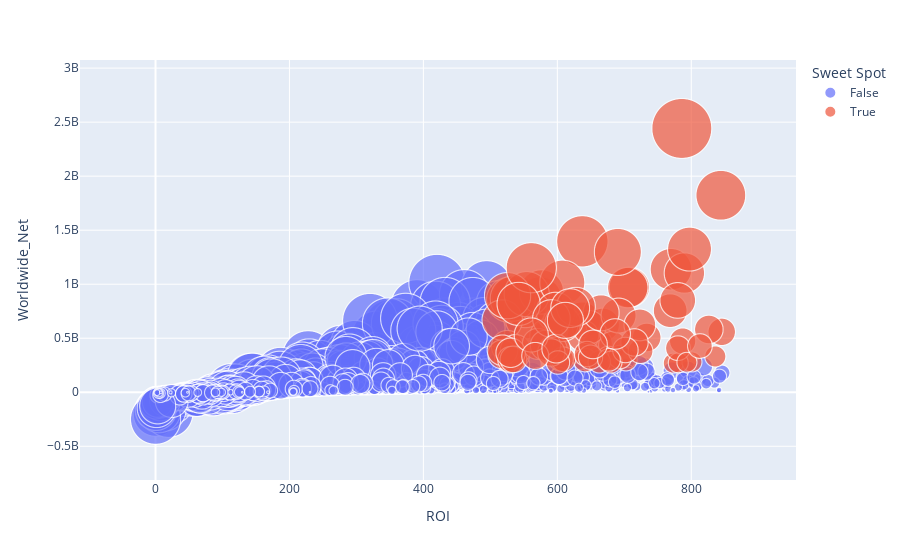

The cell this chart's notebook holds for it:
### Code cell
fig = px.scatter(data_frame=df_roi_fixed, x="ROI", y="Worldwide_Net", size="Budget", color="Sweet Spot",
           hover_name="Title", size_max=60)
fig.show();

### Figure 1 — Plotly figure (JSON) as saved in the notebook; plotly's stock layout.template omitted (floating-point values rounded to 4 significant figures; data arrays with more than 128 entries replaced by an {"elided": "..."} marker saying what was removed)
{"data": [{"hovertemplate": "<b>%{hovertext}</b><br><br>Sweet Spot=False<br>ROI=%{x}<br>Worldwide_Net=%{y}<br>Budget=%{marker.size}<extra></extra>", "hovertext": {"elided": "2535 str values"}, "legendgroup": "False", "marker": {"color": "#636efa", "size": {"elided": "2535 int values"}, "sizemode": "area", "sizeref": 98890.0, "symbol": "circle"}, "mode": "markers", "name": "False", "showlegend": true, "type": "scattergl", "x": {"elided": "2535 float values"}, "xaxis": "x", "y": {"elided": "2535 int values"}, "yaxis": "y"}, {"hovertemplate": "<b>%{hovertext}</b><br><br>Sweet Spot=True<br>ROI=%{x}<br>Worldwide_Net=%{y}<br>Budget=%{marker.size}<extra></extra>", "hovertext": ["Avengers: Endgame", "The Lion King", "Spider-Man: Far from Home", "Captain Marvel", "Toy Story 4", "Aladdin", "Jumanji: The Next Level", "It Chapter Two", "The Secret Life of Pets 2", "Knives Out", "Jurassic World: Fallen Kingdom", "Deadpool 2", "Hotel Transylvania 3: Summer Vacation", "The Grinch", "Mamma Mia! Here We Go Again", "Fifty Shades Freed", "Peter Rabbit", "Beauty and the Beast", "Wonder Woman", "Logan", "Dunkirk", "The Greatest Showman", "Fifty Shades Darker", "Murder on the Orient Express", "Rogue One: A Star Wars Story", "The Jungle Book", "Sing", "The Conjuring 2", "Resident Evil: The Final Chapter", "Toy Story 3", "Inception", "Despicable Me", "Transformers: Dark of the Moon", "The Twilight Saga: Breaking Dawn - Part 1", "The Hangover Part II", "Rio", "Rise of the Planet of the Apes", "The Avengers", "Skyfall", "The Twilight Saga: Breaking Dawn - Part 2", "Les Misérables", "Taken 2", "Iron Man 3", "The Hunger Games: Catching Fire", "Gravity", "Transformers: Age of Extinction", "The Hunger Games: Mockingjay - Part 1", "The Lego Movie", "Gone Girl", "22 Jump Street", "Star Wars: Episode VII - The Force Awakens", "Furious 7", "Avengers: Age of Ultron", "The Martian", "Cinderella", "Hotel Transylvania 2", "Taken 3", "Harry Potter and the Goblet of Fire", "Star Wars: Episode III - Revenge of the Sith", "Hitch", "The Da Vinci Code", "Ice Age: The Meltdown", "Harry Potter and the Order of the Phoenix", "The Simpsons Movie", "300", "Alvin and the Chipmunks", "The Dark Knight", "Sex and the City", "Sherlock Holmes", "Alvin and the Chipmunks: The Squeakquel", "The Proposal", "What Women Want", "Meet the Parents", "Harry Potter and the Sorcerer's Stone", "Shrek", "Ocean's Eleven", "Spider-Man", "Star Wars: Episode II - Attack of the Clones", "Signs", "Ice Age", "Catch Me If You Can", "Bruce Almighty", "Shrek 2", "Harry Potter and the Prisoner of Azkaban", "The Incredibles", "Meet the Fockers"], "legendgroup": "True", "marker": {"color": "#EF553B", "size": [356000000, 260000000, 160000000, 160000000, 200000000, 183000000, 125000000, 79000000, 80000000, 40000000, 170000000, 110000000, 80000000, 75000000, 75000000, 55000000, 50000000, 160000000, 149000000, 97000000, 100000000, 84000000, 55000000, 55000000, 200000000, 175000000, 75000000, 40000000, 40000000, 200000000, 160000000, 69000000, 195000000, 110000000, 80000000, 90000000, 93000000, 220000000, 200000000, 120000000, 61000000, 45000000, 200000000, 130000000, 100000000, 210000000, 125000000, 60000000, 61000000, 50000000, 245000000, 190000000, 250000000, 108000000, 95000000, 80000000, 48000000, 150000000, 113000000, 70000000, 125000000, 80000000, 150000000, 75000000, 65000000, 60000000, 185000000, 65000000, 90000000, 75000000, 40000000, 70000000, 55000000, 125000000, 60000000, 85000000, 139000000, 115000000, 72000000, 59000000, 52000000, 81000000, 150000000, 130000000, 92000000, 80000000], "sizemode": "area", "sizeref": 98890.0, "symbol": "circle"}, "mode": "markers", "name": "True", "showlegend": true, "type": "scattergl", "x": [785.9, 637.3, 707.5, 705.2, 536.7, 574.1, 637.3, 598.9, 537.6, 773.1, 769.7, 667.8, 660.7, 682.1, 526.7, 676.3, 702.5, 789.7, 551.6, 638.2, 525.2, 517.8, 693.7, 641.4, 528.0, 552.3, 845.5, 801.0, 780.6, 533.5, 517.7, 787.1, 576.3, 647.5, 733.5, 537.6, 518.1, 690.4, 554.3, 691.5, 724.3, 835.9, 607.4, 665.4, 723.2, 525.7, 604.3, 780.1, 605.5, 662.7, 844.2, 797.4, 561.1, 583.5, 570.9, 593.5, 680.2, 597.3, 768.5, 530.8, 608.0, 826.2, 627.8, 715.2, 701.6, 608.9, 542.2, 644.3, 582.3, 590.9, 793.4, 534.4, 600.8, 779.8, 812.9, 530.3, 591.2, 561.1, 567.0, 649.6, 677.1, 598.3, 619.2, 612.0, 686.4, 653.3], "xaxis": "x", "y": [2441800564, 1396943394, 971927996, 968274794, 873394593, 867693953, 671575993, 394093228, 350051293, 269232797, 1138467944, 624546611, 448583774, 436595957, 320044706, 316985018, 301266433, 1103521126, 672847012, 522021436, 425245546, 350993183, 326545846, 297789811, 856057273, 791550600, 559151679, 280392818, 272242626, 866969703, 668322032, 474113985, 928794079, 602205856, 506764305, 393866518, 388800873, 1298812988, 908561013, 709746820, 380809770, 331141306, 1014811252, 735011746, 623192705, 894054072, 630356711, 408060692, 308330363, 281333876, 1823223624, 1325047671, 1152805868, 522161890, 447351353, 394800000, 278479141, 745921036, 755352530, 301594210, 635006945, 580998756, 791676843, 461414270, 391068181, 305352546, 818045358, 353765321, 434028679, 368140005, 277375031, 304111707, 275444045, 849755371, 427769799, 365717150, 682708551, 530256452, 336247917, 324257136, 300114312, 403592874, 778760770, 665634069, 539442092, 442657936], "yaxis": "y"}], "layout": {"legend": {"itemsizing": "constant", "title": {"text": "Sweet Spot"}, "tracegroupgap": 0}, "margin": {"t": 60}, "xaxis": {"anchor": "y", "domain": [0, 1], "title": {"text": "ROI"}}, "yaxis": {"anchor": "x", "domain": [0, 1], "title": {"text": "Worldwide_Net"}}}}
